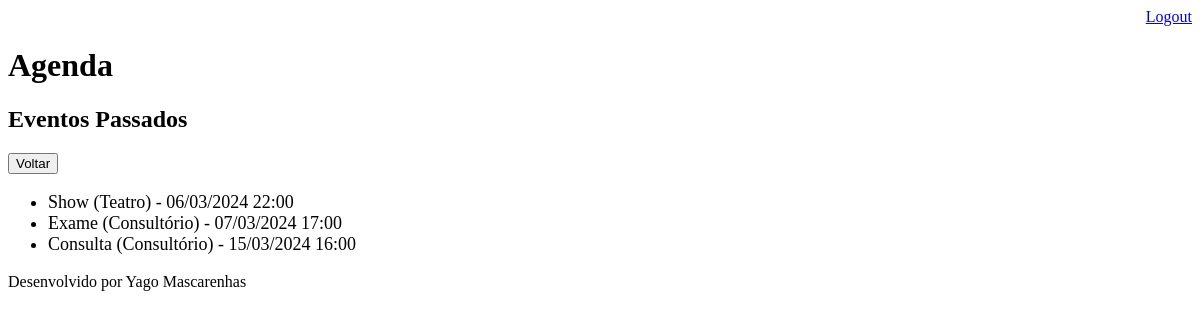
Page /agenda/historico/ (signed in) on the earlier database version.
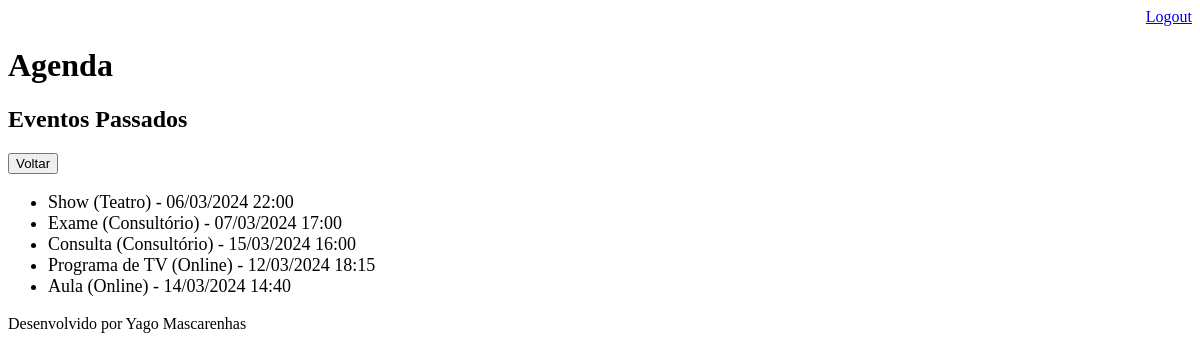
Same page on the later database version.
### core/models.py (models this page shows, shortened)
class Evento(models.Model):
    titulo = models.CharField(max_length=100)
    descricao = models.TextField(blank=True, null=True)
    data_evento = models.DateTimeField(verbose_name="Data do Evento")
    data_criacao = models.DateTimeField(verbose_name="Data de Criação", auto_now=True)
    local = models.TextField(blank=True, null=True)
    usuario = models.ForeignKey(User, on_delete=models.CASCADE)
    class Meta:
        db_table = 'evento'
    def get_data_evento(self):
        return self.data_evento.strftime("%d/%m/%Y %H:%M")

### core/views.py (the view)
# urls.py: path("agenda/historico/", views.historico),
@login_required(login_url="/login/")
def historico(request):
    usuario = request.user
    evento = Evento.objects.filter(usuario=usuario, data_evento__lt=datetime.now())
    dados = {"eventos": evento}
    return render(request, "historico.html", dados)

### templates/historico.html
{% extends "model-page.html" %}
{% block content %}
    <h2>Eventos Passados</h2>
    <a href="/">
        <button type="button">Voltar</button>
    </a>
    <ul style="font-size:18px">
        {% for evento in eventos %}
            {% if evento.local is None %}
                <li>
                    {{ evento.titulo }} - {{ evento.get_data_evento }}
                </li>
            {% else %}
                <li>
                    {{ evento.titulo }} ({{ evento.local }}) - {{ evento.get_data_evento }}
                </li>
            {% endif %}
        {% endfor %}
    </ul>
{% endblock %}

Differences in the rows shown:
added Evento: titulo "Programa de TV", local "Online", get_data_evento "12/03/2024 18:15"
added Evento: titulo "Aula", local "Online", get_data_evento "14/03/2024 14:40"
